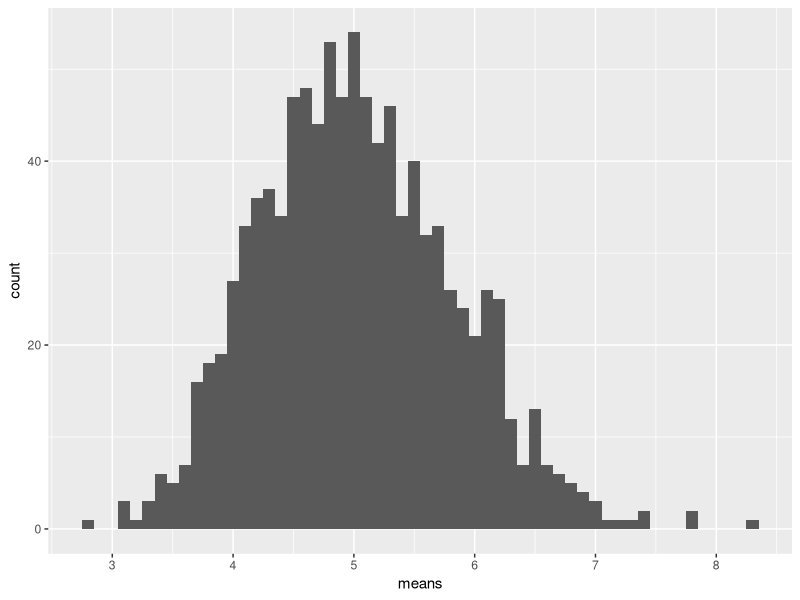
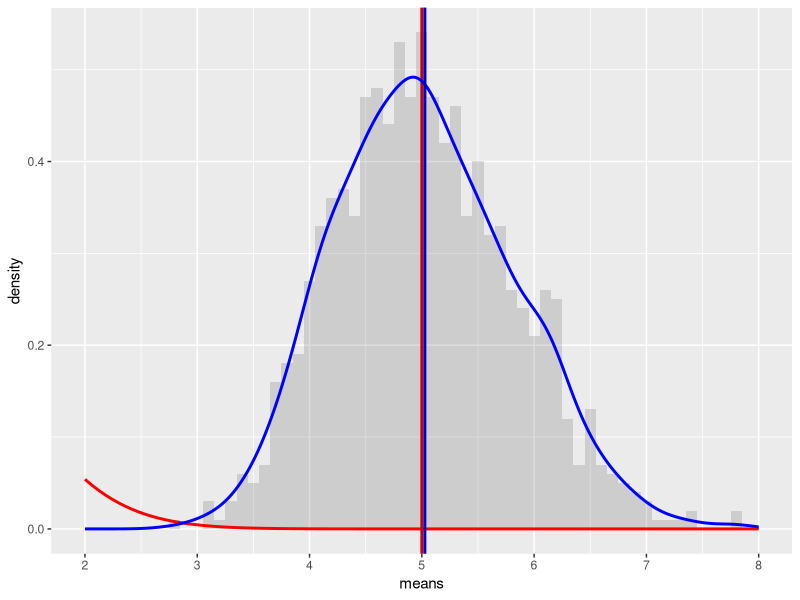

Here is the R script that generated these plots, in order:
## ---- chunk 1
library(knitr)
opts_chunk$set(fig.width=7, fig.height=4, warning=FALSE, message=FALSE)
## ---- chunk 2
# load neccesary libraries
library(ggplot2)

# set constants
λ <- 0.2 # lambda for rexp
n <- 40 # number of exponetials
numberOfSimulations <- 1000 # number of tests

# set the seed to create reproducability
set.seed(11081979)

# run the test resulting in n x numberOfSimulations matrix
exponentialDistributions <- matrix(data=rexp(n * numberOfSimulations, λ), nrow=numberOfSimulations)
exponentialDistributionMeans <- data.frame(means=apply(exponentialDistributions, 1, mean))
## ---- chunk 3
# plot the means
ggplot(data = exponentialDistributionMeans, aes(x = means)) + 
  geom_histogram(binwidth=0.1) +   
  scale_x_continuous(breaks=round(seq(min(exponentialDistributionMeans$means), max(exponentialDistributionMeans$means), by=1)))
## ---- chunk 4
μ <- 1/λ
μ
## ---- chunk 5
meanOfMeans <- mean(exponentialDistributionMeans$means)
meanOfMeans
## ---- chunk 6
σ <- 1/λ/sqrt(n)
σ
## ---- chunk 7
Var <- σ^2
Var
## ---- chunk 8
σ_x <- sd(exponentialDistributionMeans$means)
σ_x

Var_x <- var(exponentialDistributionMeans$means)
Var_x
## ---- chunk 9
# plot the means
ggplot(data = exponentialDistributionMeans, aes(x = means)) + 
  geom_histogram(binwidth=0.1, aes(y=..density..), alpha=0.2) + 
  stat_function(fun = dnorm, arg = list(mean = μ , sd = σ), colour = "red", size=1) + 
  geom_vline(xintercept = μ, size=1, colour="#CC0000") + 
  geom_density(colour="blue", size=1) +
  geom_vline(xintercept = meanOfMeans, size=1, colour="#0000CC") + 
  scale_x_continuous(breaks=seq(μ-3,μ+3,1), limits=c(μ-3,μ+3)) 
